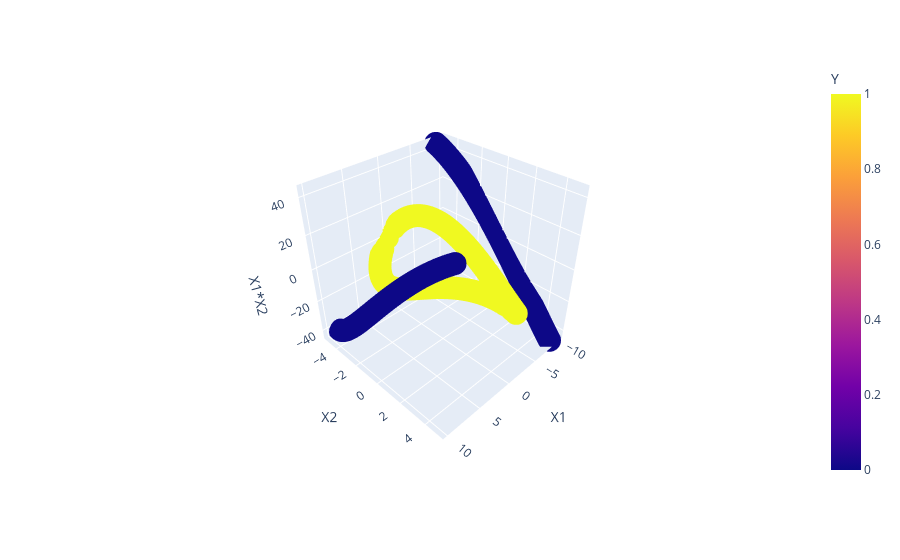

Notebook code cell kept with this figure:
### Code cell
import plotly.express as px
fig = px.scatter_3d(df, x='X1', y='X2', z='X1*X2',color='Y')
fig.show()

### Figure 1 — Plotly figure (JSON) as saved in the notebook; plotly's stock layout.template omitted (floating-point values rounded to 4 significant figures; data arrays with more than 128 entries replaced by an {"elided": "..."} marker saying what was removed)
{"data": [{"hovertemplate": "X1=%{x}<br>X2=%{y}<br>X1*X2=%{z}<br>Y=%{marker.color}<extra></extra>", "legendgroup": "", "marker": {"color": {"elided": "400 int values"}, "coloraxis": "coloraxis", "symbol": "circle"}, "mode": "markers", "name": "", "scene": "scene", "showlegend": false, "type": "scatter3d", "x": {"elided": "400 float values"}, "y": {"elided": "400 float values"}, "z": {"elided": "400 float values"}}], "layout": {"autosize": true, "coloraxis": {"colorbar": {"title": {"text": "Y"}}, "colorscale": [[0, "#0d0887"], [0.1111, "#46039f"], [0.2222, "#7201a8"], [0.3333, "#9c179e"], [0.4444, "#bd3786"], [0.5556, "#d8576b"], [0.6667, "#ed7953"], [0.7778, "#fb9f3a"], [0.8889, "#fdca26"], [1, "#f0f921"]]}, "legend": {"tracegroupgap": 0}, "margin": {"t": 60}, "scene": {"aspectmode": "auto", "aspectratio": {"x": 1, "y": 1, "z": 1}, "camera": {"center": {"x": 0, "y": 0, "z": 0}, "eye": {"x": 1.578, "y": 1.578, "z": 1.578}, "projection": {"type": "perspective"}, "up": {"x": 0, "y": 0, "z": 1}}, "domain": {"x": [0, 1], "y": [0, 1]}, "xaxis": {"title": {"text": "X1"}, "type": "linear"}, "yaxis": {"title": {"text": "X2"}, "type": "linear"}, "zaxis": {"title": {"text": "X1*X2"}, "type": "linear"}}}}
